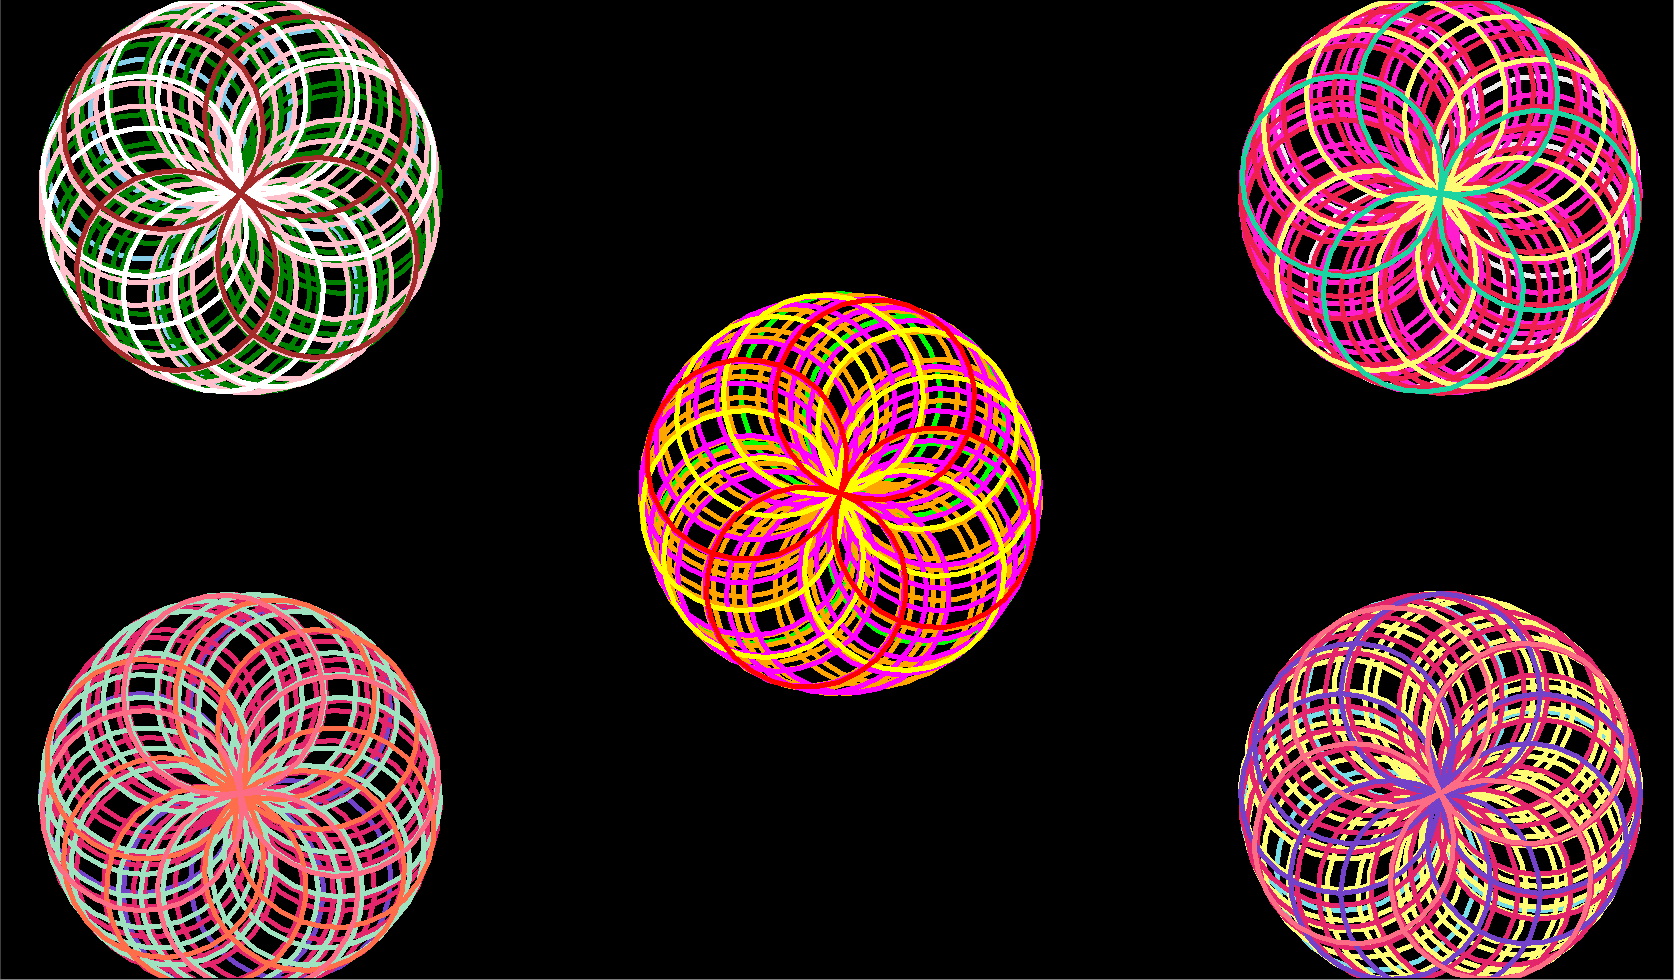

Write Python code to recreate this figure.
import turtle
turtle.colormode(255)
bob=turtle.Turtle()
turtle.bgcolor("black")
bob.width(5)
bob.speed(500)
c = (217,98,175)
for times in range(40):
    c = ("lime")
    bob.color(c)
    bob.circle(100)
    bob.right(7000)
  
for times in range(30):
    c = ("orange")
    bob.color(c)
    bob.circle(100)
    bob.right(678)

for times in range(20):
    c = ("magenta")
    bob.color(c)
    bob.circle(100)
    bob.right(461)
    
for times in range(10):
    c = ("yellow")
    bob.color(c)
    bob.circle(100)
    bob.right(150)

for times in range(7):
    c = ("red")
    bob.color(c)
    bob.circle(100)
    bob.right(90)

bob.penup()
bob.goto(-600,300)
bob.pendown()

for times in range(40):
    c = ("sky blue")
    bob.color(c)
    bob.circle(100)
    bob.right(7000)
  
for times in range(30):
    c = ("green")
    bob.color(c)
    bob.circle(100)
    bob.right(678)

for times in range(20):
    c = ("pink")
    bob.color(c)
    bob.circle(100)
    bob.right(461)
    
for times in range(10):
    c = ("white")
    bob.color(c)
    bob.circle(100)
    bob.right(150)

for times in range(7):
    c = ("brown")
    bob.color(c)
    bob.circle(100)
    bob.right(90)

bob.penup()
bob.goto(600,-300)
bob.pendown()

for times in range(40):
    c = (119,221,231)
    bob.color(c)
    bob.circle(100)
    bob.right(7000)
  
for times in range(30):
    c = (253,252,116)
    bob.color(c)
    bob.circle(100)
    bob.right(678)

for times in range(20):
    c = (227,37,107)
    bob.color(c)
    bob.circle(100)
    bob.right(461)
    
for times in range(10):
    c = (116,66,200)
    bob.color(c)
    bob.circle(100)
    bob.right(150)

for times in range(7):
    c = (252,108,133)
    bob.color(c)
    bob.circle(100)
    bob.right(90)
    
bob.penup()
bob.goto(-600,-300)
bob.pendown()
         
for times in range(40):
    c = (116,66,200)
    bob.color(c)
    bob.circle(100)
    bob.right(7000)
  
for times in range(30):
    c = (227,37,107)
    bob.color(c)
    bob.circle(100)
    bob.right(678)

for times in range(20):
    c = (159,226,191)
    bob.color(c)
    bob.circle(100)
    bob.right(461)
    
for times in range(10):
    c = (255,110,74)
    bob.color(c)
    bob.circle(100)
    bob.right(150)

for times in range(7):
    c = (252,108,133)
    bob.color(c)
    bob.circle(100)
    bob.right(90)

bob.penup()
bob.goto(600,300)
bob.pendown()

for times in range(40):
    c = (237,237,237)
    bob.color(c)
    bob.circle(100)
    bob.right(7000)
  
for times in range(30):
    c = (255,29,206)
    bob.color(c)
    bob.circle(100)
    bob.right(678)

for times in range(20):
    c = (238,32,77)
    bob.color(c)
    bob.circle(100)
    bob.right(461)
    
for times in range(10):
    c = (253,252,116)
    bob.color(c)
    bob.circle(100)
    bob.right(150)

for times in range(7):
    c = (28,211,162)
    bob.color(c)
    bob.circle(100)
    bob.right(90)
